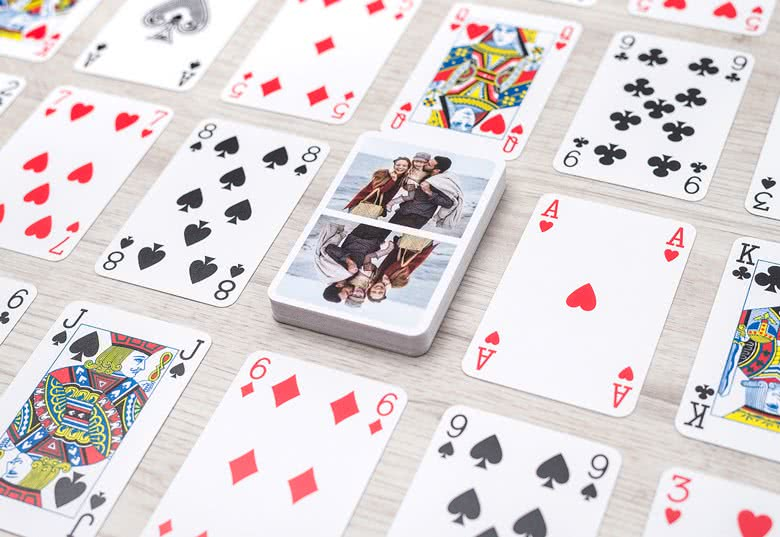
#> input picture Warp_prespective/cards2.jpg, 780 x 537 px, found by its file name
$ python Warp_Prespective.py
#> lines starting #> are read from the running program, lines starting #| are printed output that depends on the picture
import cv2
import numpy as np

img = cv2.imread('D:/Python/PyCharm/cards2.jpg')
#> img is the input picture: shape (537, 780, 3); mean B, G, R 215.6, 213.9, 221.7
width, height = 200,300

plt1 = np.float32([[366,136],[496,162],[276,291],[415,330]])
plt2 = np.float32([[0,0],[width,0],[0,height],[width,height]])

matrix = cv2.getPerspectiveTransform(plt1,plt2)
imgOutput = cv2.warpPerspective(img,matrix,(width,height))
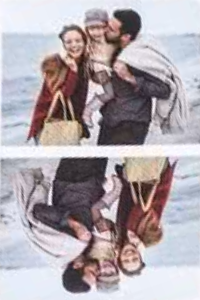
#> imgOutput: shape (300, 200, 3); mean B, G, R 171.9, 166.3, 174.7

cv2.imshow("Image",img)
cv2.imshow("Output",imgOutput)

cv2.waitKey(0)
